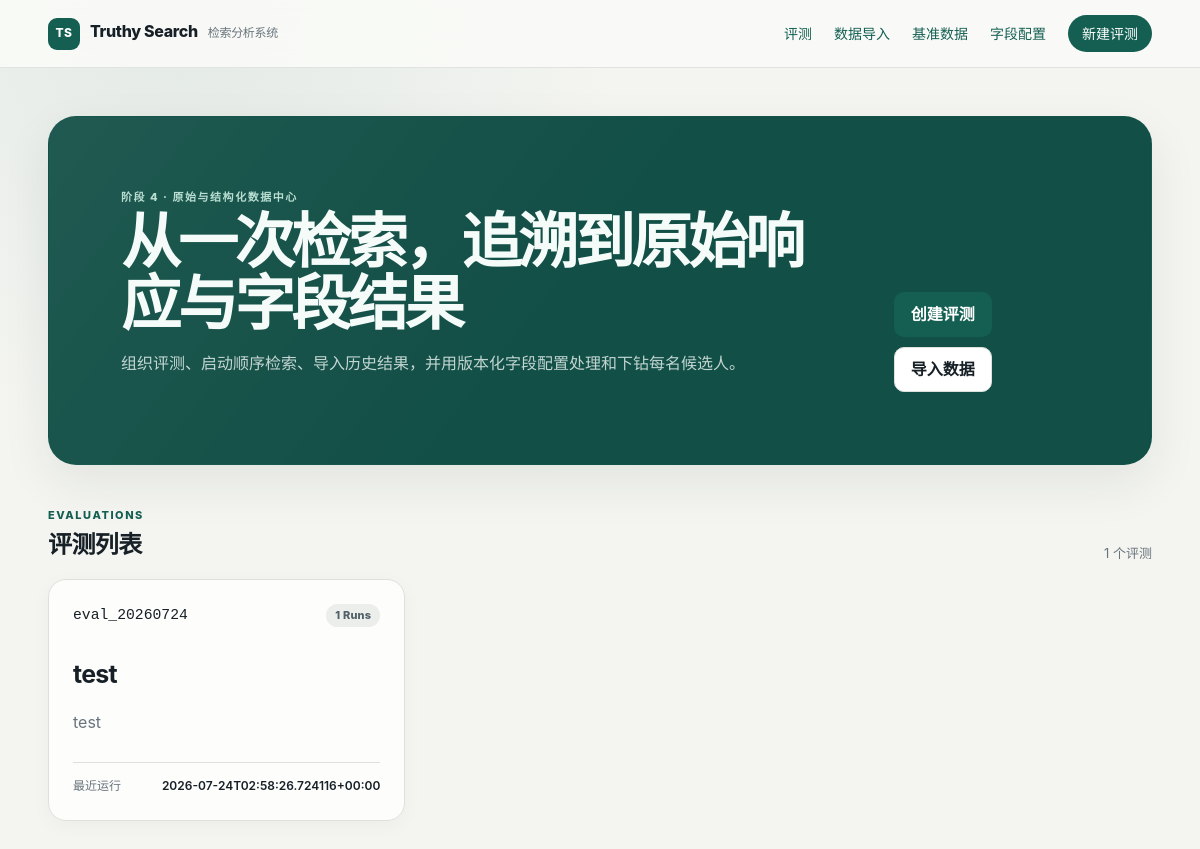
The page / on the database its author committed.
### tables this page shows
CREATE TABLE evaluations (
    evaluation_id TEXT PRIMARY KEY,
    name TEXT NOT NULL,
    notes TEXT NOT NULL DEFAULT '',
    created_at TEXT NOT NULL,
    updated_at TEXT NOT NULL
);

### web_app.py (the view)
    @app.get("/")
    def index() -> str:
        evaluations = store.fetch_all(
            """
            SELECT e.*,
                   COUNT(r.run_id) AS run_count,
                   SUM(CASE WHEN r.status = 'RUNNING' THEN 1 ELSE 0 END)
                       AS running_count,
                   MAX(r.created_at) AS latest_run_at
            FROM evaluations AS e
            LEFT JOIN runs AS r ON r.evaluation_id = e.evaluation_id
            GROUP BY e.evaluation_id
            ORDER BY e.updated_at DESC
            """
        )
        return render_template("index.html", evaluations=evaluations)

### analysis_store.py (called while the page is built)
    @contextmanager
    def connection(self) -> Iterator[sqlite3.Connection]:
        self.db_path.parent.mkdir(parents=True, exist_ok=True)
        connection = sqlite3.connect(self.db_path, timeout=5.0)
        connection.row_factory = sqlite3.Row
        try:
            connection.execute("PRAGMA foreign_keys = ON")
            connection.execute("PRAGMA journal_mode = WAL")
            connection.execute("PRAGMA busy_timeout = 5000")
            yield connection
        finally:
            connection.close()

    def fetch_all(
        self,
        sql: str,
        parameters: Sequence[Any] = (),
    ) -> list[sqlite3.Row]:
        with self.connection() as connection:
            return list(connection.execute(sql, parameters).fetchall())

### templates/index.html (shortened to what this page needs)
{% extends "base.html" %}
{% block content %}
  <section class="hero compact">
    <div>
      <p class="eyebrow">阶段 4 · 原始与结构化数据中心</p>
      <h1>从一次检索，追溯到原始响应与字段结果</h1>
      <p>组织评测、启动顺序检索、导入历史结果，并用版本化字段配置处理和下钻每名候选人。</p>
    </div>
    <div class="hero-actions">
      <a class="button primary" href="{{ url_for('evaluation_new') }}">创建评测</a>
      <a class="button secondary" href="{{ url_for('imports') }}">导入数据</a>
    </div>
  </section>
  <section class="section-head">
    <div>
      <p class="eyebrow">Evaluations</p>
      <h2>评测列表</h2>
    </div>
    <span class="count">{{ evaluations|length }} 个评测</span>
  </section>
  {% if evaluations %}
    <div class="evaluation-grid">
      {% for evaluation in evaluations %}
        <a class="evaluation-card" href="{{ url_for('evaluation_detail', evaluation_id=evaluation.evaluation_id) }}">
          <div class="card-topline">
            <span class="mono">{{ evaluation.evaluation_id }}</span>
            {% if evaluation.running_count %}
              <span class="status active">执行中</span>
            {% else %}
              <span class="status neutral">{{ evaluation.run_count }} Runs</span>
            {% endif %}
          </div>
          <h3>{{ evaluation.name }}</h3>
          <p>{{ evaluation.notes or '暂无说明' }}</p>
          <div class="card-meta">
            <span>最近运行</span>
            <strong>{{ evaluation.latest_run_at or '尚未运行' }}</strong>
          </div>
        </a>
      {% endfor %}
    </div>
  {% else %}
    <div class="empty-state">
      <strong>还没有评测</strong>
      <p>先创建一个 Evaluation，再选择 Dataset 启动检索或导入历史结果。</p>
    </div>
  {% endif %}
{% endblock %}

### static/app.css (style rules this page uses)
:root { color-scheme: light; --ink: #172026; --muted: #68747c; --paper: #f4f5f1; --surface: #ffffff; --line: #dce1dc; --accent: #145f52; --accent-strong: #0c463c; --accent-soft: #e1f0eb; --danger: #a33d32; --danger-soft: #f8e7e3; --warning: #a36a18; --warning-soft: #f8edcf; --shadow: 0 18px 50px rgba(23, 32, 38, 0.08); font-family: Inter, ui-sans-serif, -apple-system, BlinkMacSystemFont, "Segoe UI", "PingFang SC", "Hiragino Sans GB", "Microsoft YaHei", sans-serif; }
* { box-sizing: border-box; }
body { margin: 0; color: var(--ink); background: radial-gradient(circle at 15% 0%, rgba(20, 95, 82, 0.08), transparent 28rem), var(--paper); line-height: 1.55; }
a { color: var(--accent); text-decoration: none; }
.hero, .page-heading { display: flex; align-items: end; justify-content: space-between; gap: 36px; margin-bottom: 42px; }
.hero { min-height: 250px; padding: clamp(34px, 6vw, 72px); border: 1px solid rgba(20, 95, 82, 0.18); border-radius: 28px; color: #f4fbf8; background: linear-gradient(128deg, rgba(255, 255, 255, 0.06), transparent 48%), #124f46; box-shadow: var(--shadow); }
.hero.compact { min-height: 220px; }
.hero h1, .page-heading h1, .error-page h1 { max-width: 820px; margin: 4px 0 12px; font-size: clamp(34px, 5vw, 64px); line-height: 1.04; letter-spacing: -0.055em; }
.hero p { max-width: 760px; color: rgba(244, 251, 248, 0.78); }
.hero .eyebrow { color: #b9ded2; }
.hero-actions, .action-row, .form-actions { display: flex; flex-wrap: wrap; align-items: center; gap: 10px; }
.eyebrow { margin: 0; color: var(--accent); font-size: 11px; font-weight: 800; letter-spacing: 0.14em; text-transform: uppercase; }
.mono { font-family: "SFMono-Regular", Consolas, "Liberation Mono", monospace; font-size: 0.92em; }
.button { display: inline-flex; align-items: center; justify-content: center; min-height: 42px; padding: 9px 16px; border: 1px solid transparent; border-radius: 10px; cursor: pointer; font-weight: 700; transition: 150ms ease; }
.button.primary { color: white; background: var(--accent); }
.button.secondary { border-color: var(--line); color: var(--ink); background: var(--surface); }
.section-head { display: flex; align-items: end; justify-content: space-between; gap: 20px; margin: 42px 0 16px; }
.section-head h2, .panel-head h2, .form-panel h2 { margin: 2px 0 0; font-size: 24px; letter-spacing: -0.025em; }
.count { color: var(--muted); font-size: 13px; }
.evaluation-grid { display: grid; grid-template-columns: repeat(3, minmax(0, 1fr)); gap: 16px; }
.evaluation-card { min-height: 220px; padding: 24px; border: 1px solid var(--line); border-radius: 18px; color: var(--ink); background: rgba(255, 255, 255, 0.82); box-shadow: 0 5px 20px rgba(23, 32, 38, 0.035); transition: 160ms ease; }
.evaluation-card h3 { margin: 28px 0 8px; font-size: 25px; letter-spacing: -0.03em; }
.evaluation-card p { color: var(--muted); }
.card-topline, .card-meta { display: flex; align-items: center; justify-content: space-between; gap: 12px; }
.card-meta { margin-top: 28px; padding-top: 14px; border-top: 1px solid var(--line); color: var(--muted); font-size: 12px; }
.card-meta strong { color: var(--ink); font-weight: 600; }
.status { display: inline-flex; width: max-content; padding: 3px 9px; border-radius: 999px; color: #526068; background: #ebeeeb; font-size: 11px; font-weight: 800; letter-spacing: 0.02em; white-space: nowrap; }

### rows shown on the page
evaluations: evaluation_id "eval_20260724", run_count "1", name "test", notes "test", latest_run_at "2026-07-24T02:58:26.724116+00:00"

### other values the page prints
{{ evaluations|length }} "1"
